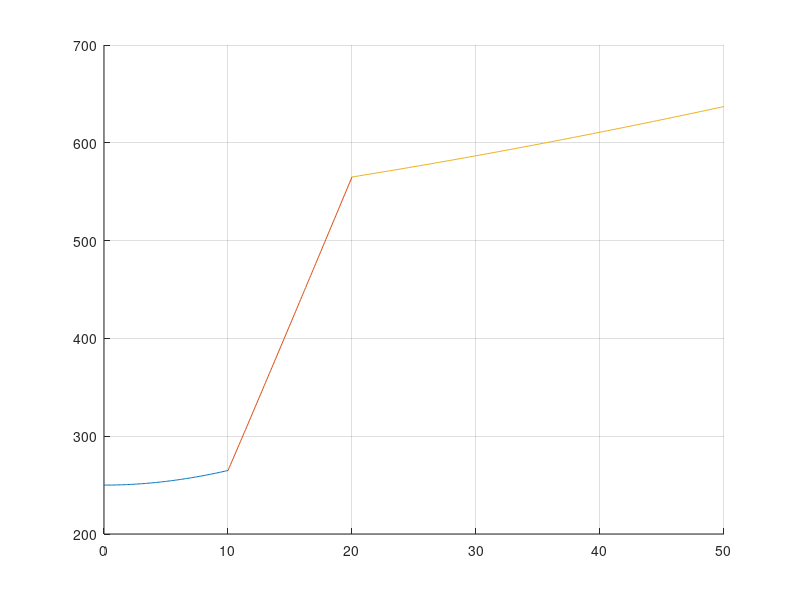

The MATLAB script that drew this image:
function GaussBeamProp
% Propagates Gaussian beam through optical system of lenses. 
%
% INPUTS
%   lambda - wavelength of light [nm]
%   q      - complex beam parameter describing the beam waist
%   z      - distance from the beam waist to find spot size [m] (can be a
%            vector)
%
% OUTPUTS
%
% Created by Jim Aman - 9.9.13
%%%%%%%%%%%%%%%%%%%%%%%%%%%%%%%%%%%%%%%%%%%%%%%%%%%%%%%%%%%%%%%%%%%%%%%%%%%%%%%%%%%%%

% Input waist size given as radius in um
% Input waist position given in cm
% Input range to plot over
% Input lens focal length (mm) and position (cm)

% Future Work
% - include ability to specify setup file or run call function with arguments
% if no setup or args then ask for needed info
% - show full curves? yes or no
% - error on z_end less than position of last lens

% Assign variables from variable input if any
lens = {[-100 .1] [200 .2]};
z_end = 50;         %[cm]
lambda = 689;       %[nm]
Waist_1_Size = 250; %[um]
Waist_1_Pos  = 0;   %[cm]

% Convert lengths to meters
lambda       = lambda*1e-9;
Waist_1_Size = Waist_1_Size*1e-6;
Waist_1_Pos  = Waist_1_Pos*1e-2;
z_end        = z_end*1e-2;

% Reserve variable space
q = zeros(1,length(lens) + 1);
z = zeros(1,length(lens) + 2);
figure; hold on

% Initial values for loop through lenses
q(1) = 1i*pi*Waist_1_Size^2/lambda;
z(1) = Waist_1_Pos;

% Save lens positions into z vector
lens_tmp   = [lens{:}];         % convert cell to matrix
z(2:end-1) = lens_tmp(2:2:end); % pick out lens positions
z(end)     = z_end;             % end of z vector is edge of specified range

% Loop through optical components and determine spotsize
for i = 1:length(q)
    if i <= length(lens)
        % Find z values between last object and current object
        zSep       = linspace(z(i),lens{i}(2));
        % transformation of current beam at lens through freespace
        q_tmp      = (zSep(end) - zSep(1)) + q(i);  
        % determine optical system to transform current beam
        opticalSys = [1 0; -1/(lens{i}(1)*1e-3) 1]; 
        % transform current beam through optical system
        q(i+1)     = (opticalSys(1,:)*[q_tmp; 1])...
                      /(opticalSys(2,:)*[q_tmp; 1]); 
    else
        % If last loop then propogate to the end of the specified range
        zSep = linspace(z(i),z(end));
    end
    
    q_freespace = (zSep - z(i)) + q(i); %calc q from last object to current object
    spotSize    = sqrt(-lambda./(pi.*imag(1./q_freespace))); 
    plot(zSep*1e2,spotSize*1e6);
end

% Calculate the waist size and position after the optical system (from
% Kogelnik and Li eq. 24 & 25)
R = 1/real(1/q_freespace(end));
Waist_2_Size = sqrt(spotSize(end)^2/(1 + (pi*spotSize(end)^2/(lambda*R))^2));
Waist_2_Pos  = z(end) - R/(1 + (lambda*R/(pi*spotSize(end)^2))^2);

% Figure Properties
grid on
xlim([Waist_1_Pos*1e6,z_end*1e2])

% Print final waist information
fprintf('Output beam parameters\n\t Waist Position: %g cm \n\t Waist Size:\t %g um\n\n',...
    Waist_2_Pos*1e2,Waist_2_Size*1e6)